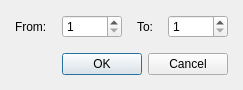
<?xml version="1.0" encoding="UTF-8"?>
<ui version="4.0">
 <class>DialogAnimationClearFrames</class>
 <widget class="QDialog" name="DialogAnimationClearFrames">
  <property name="geometry">
   <rect>
    <x>0</x>
    <y>0</y>
    <width>238</width>
    <height>90</height>
   </rect>
  </property>
  <property name="windowTitle">
   <string>Clear frames...</string>
  </property>
  <layout class="QGridLayout" name="gridLayout">
   <property name="leftMargin">
    <number>15</number>
   </property>
   <property name="topMargin">
    <number>10</number>
   </property>
   <property name="rightMargin">
    <number>15</number>
   </property>
   <property name="bottomMargin">
    <number>10</number>
   </property>
   <item row="0" column="0">
    <layout class="QVBoxLayout" name="verticalLayout" stretch="1,0">
     <property name="spacing">
      <number>15</number>
     </property>
     <item>
      <layout class="QHBoxLayout" name="horizontalLayout" stretch="0,0,0,0,1">
       <item>
        <widget class="QLabel" name="labelFrom">
         <property name="text">
          <string>From:</string>
         </property>
        </widget>
       </item>
       <item>
        <widget class="QSpinBox" name="spinBoxFrom">
         <property name="minimumSize">
          <size>
           <width>60</width>
           <height>0</height>
          </size>
         </property>
         <property name="maximumSize">
          <size>
           <width>60</width>
           <height>16777215</height>
          </size>
         </property>
         <property name="minimum">
          <number>1</number>
         </property>
         <property name="maximum">
          <number>999999999</number>
         </property>
        </widget>
       </item>
       <item>
        <widget class="QLabel" name="labelTo">
         <property name="text">
          <string>To:</string>
         </property>
        </widget>
       </item>
       <item>
        <widget class="QSpinBox" name="spinBoxTo">
         <property name="minimumSize">
          <size>
           <width>60</width>
           <height>0</height>
          </size>
         </property>
         <property name="maximumSize">
          <size>
           <width>60</width>
           <height>16777215</height>
          </size>
         </property>
         <property name="minimum">
          <number>1</number>
         </property>
         <property name="maximum">
          <number>999999999</number>
         </property>
        </widget>
       </item>
       <item>
        <spacer name="horizontalSpacer">
         <property name="orientation">
          <enum>Qt::Horizontal</enum>
         </property>
         <property name="sizeHint" stdset="0">
          <size>
           <width>40</width>
           <height>20</height>
          </size>
         </property>
        </spacer>
       </item>
      </layout>
     </item>
     <item>
      <widget class="QDialogButtonBox" name="buttonBox">
       <property name="orientation">
        <enum>Qt::Horizontal</enum>
       </property>
       <property name="standardButtons">
        <set>QDialogButtonBox::Cancel|QDialogButtonBox::Ok</set>
       </property>
      </widget>
     </item>
    </layout>
   </item>
  </layout>
 </widget>
 <resources/>
 <connections>
  <connection>
   <sender>buttonBox</sender>
   <signal>accepted()</signal>
   <receiver>DialogAnimationClearFrames</receiver>
   <slot>accept()</slot>
   <hints>
    <hint type="sourcelabel">
     <x>248</x>
     <y>254</y>
    </hint>
    <hint type="destinationlabel">
     <x>157</x>
     <y>274</y>
    </hint>
   </hints>
  </connection>
  <connection>
   <sender>buttonBox</sender>
   <signal>rejected()</signal>
   <receiver>DialogAnimationClearFrames</receiver>
   <slot>reject()</slot>
   <hints>
    <hint type="sourcelabel">
     <x>316</x>
     <y>260</y>
    </hint>
    <hint type="destinationlabel">
     <x>286</x>
     <y>274</y>
    </hint>
   </hints>
  </connection>
 </connections>
</ui>
